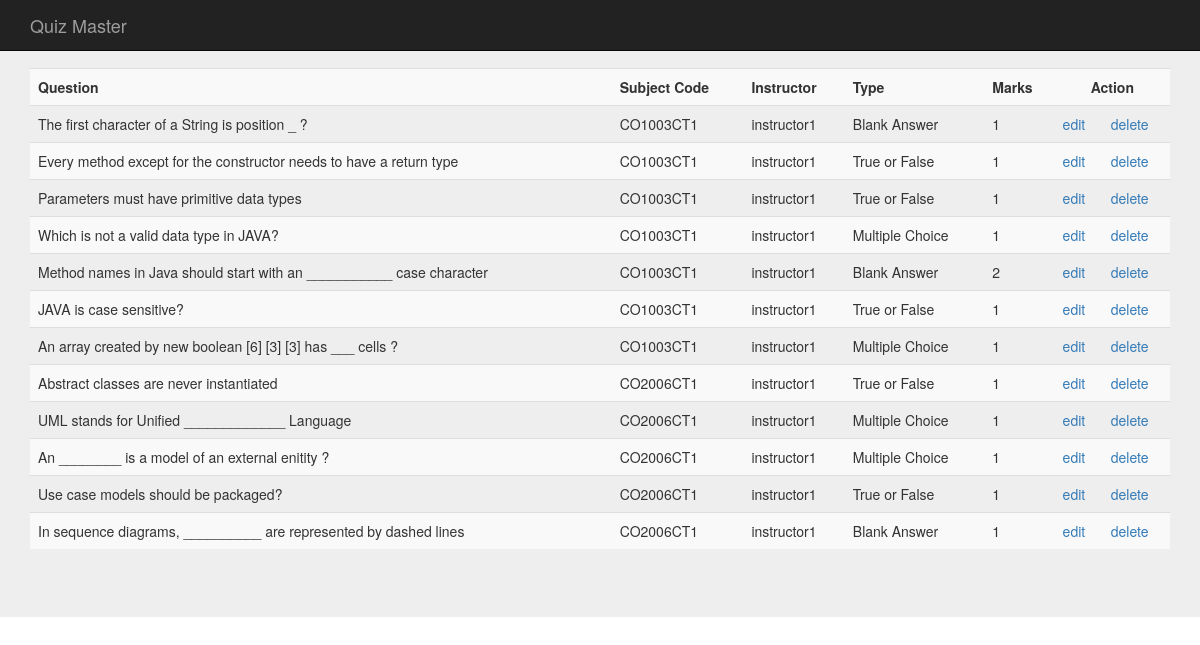
Screenshot of /quizcomp2/system/question.php (signed in) with the database file from the repository.
### tables this page shows
CREATE TABLE IF NOT EXISTS `question` (
`id` int(11) NOT NULL,
  `questionid` int(11) NOT NULL,
  `question` varchar(255) NOT NULL,
  `subjectcode` varchar(255) NOT NULL,
  `instructor` varchar(255) NOT NULL,
  `type` varchar(10) NOT NULL,
  `item_order` int(64) NOT NULL,
  `weight` int(64) NOT NULL
);

### quizcomp2/system/core.php (called while the page is built, shortened)
<?php
function user_data($user_id){
	$user_id = (int)$user_id;
	$func_num_args = func_num_args();
	if ($func_num_args > 1){
		$data = mysql_fetch_assoc(mysql_query("SELECT * FROM `users` WHERE `id` = $user_id"));
		return $data;
	}
}
?>

### quizcomp2/system/question.php (the view, shortened to what this page needs)
<?php
include 'core.php';
if(logged_in()){
    $session_user_id = $_SESSION['user_id'];
    $user_data = user_data($session_user_id, 'id','username','firstname','lastname','type');
        }
?>
<!DOCTYPE html>
<html lang="en">
  <head>
    <link href="css/min.css" rel="stylesheet">
  </head>
  <body>
    <nav class="navbar navbar-inverse navbar-fixed-top" role="navigation">
      <div class="container">
        <div class="navbar-header">
          <a class="navbar-brand" href="index.php">Quiz Master</a>
        </div>
        <div id="navbar" class="navbar-collapse collapse">
    </nav>
    <div class="jumbotron">
      <div class="container">
<?php
$instructor = $user_data['username'];
$query="SELECT * FROM `question` WHERE `instructor`='$instructor' ORDER by `subjectcode` ASC";
$result = mysql_query($query);
$numrows = mysql_num_rows($result);
?>
<table WIDTH="900" class="table table-striped">
<tr>
    <th>Question</th>
    <th>Subject Code</th>
    <th>Instructor</th>
    <th>Type</th>
    <th>Marks</th>
    <th colspan="2" style="text-align:center">Action</th>
</tr>
<?php
$counter=0;
while ($counter < $numrows) {
$id = mysql_result($result,$counter,"id");
$questionid = mysql_result($result,$counter,"questionid");
$questionname = mysql_result($result,$counter,"question");
$questionname = strip_tags($questionname);
$subjectcode = mysql_result($result,$counter,"subjectcode");
$questiontype = mysql_result($result,$counter,"type");
$instructor = mysql_result($result,$counter,"instructor");
$questionweight = mysql_result($result,$counter,"weight");
if($questiontype == '1'){
    $questiontypetext = 'True or False';
}
elseif($questiontype == '2'){
    $questiontypetext = 'Multiple Choice';
}
elseif($questiontype == '3'){
    $questiontypetext = 'Blank Answer';
}
        echo '<tr>
        <td>'.$questionname.'</td>
        <td>'.$subjectcode.'</td>
        <td>'.$instructor.'</td>
        <td>'.$questiontypetext.'</td>
        <td>'.$questionweight.'</td>
        <td class="center"><a href="question.php?editid='.$id.'" class="linkedit">edit</a></td>
        <td class="center"><a onclick="return proceed()" href="question.php?del='.$id.'&id='.$questionid.'" class="linkdel">delete</a></td></tr>';
$counter++;
}
?>
</table>
</div>
  </body>
</html>

### rows the page displays
question: question "The first character of a String is position _ ?", subjectcode "CO1003CT1", instructor "instructor1", type "Blank Answer", weight "1"
question: question "Every method except for the constructor needs to have a return type", subjectcode "CO1003CT1", instructor "instructor1", type "True or False", weight "1"
question: question "Parameters must have primitive data types", subjectcode "CO1003CT1", instructor "instructor1", type "True or False", weight "1"
question: question "Which is not a valid data type in JAVA?", subjectcode "CO1003CT1", instructor "instructor1", type "Multiple Choice", weight "1"
question: question "Method names in Java should start with an ___________ case character", subjectcode "CO1003CT1", instructor "instructor1", type "Blank Answer", weight "2"
question: question "JAVA is case sensitive?", subjectcode "CO1003CT1", instructor "instructor1", type "True or False", weight "1"
question: question "An array created by new boolean [6] [3] [3] has ___ cells ?", subjectcode "CO1003CT1", instructor "instructor1", type "Multiple Choice", weight "1"
question: question "Abstract classes are never instantiated", subjectcode "CO2006CT1", instructor "instructor1", type "True or False", weight "1"
question: question "UML stands for Unified _____________ Language", subjectcode "CO2006CT1", instructor "instructor1", type "Multiple Choice", weight "1"
question: question "An ________ is a model of an external enitity ?", subjectcode "CO2006CT1", instructor "instructor1", type "Multiple Choice", weight "1"
question: question "Use case models should be packaged?", subjectcode "CO2006CT1", instructor "instructor1", type "True or False", weight "1"
question: question "In sequence diagrams, __________ are represented by dashed lines", subjectcode "CO2006CT1", instructor "instructor1", type "Blank Answer", weight "1"
